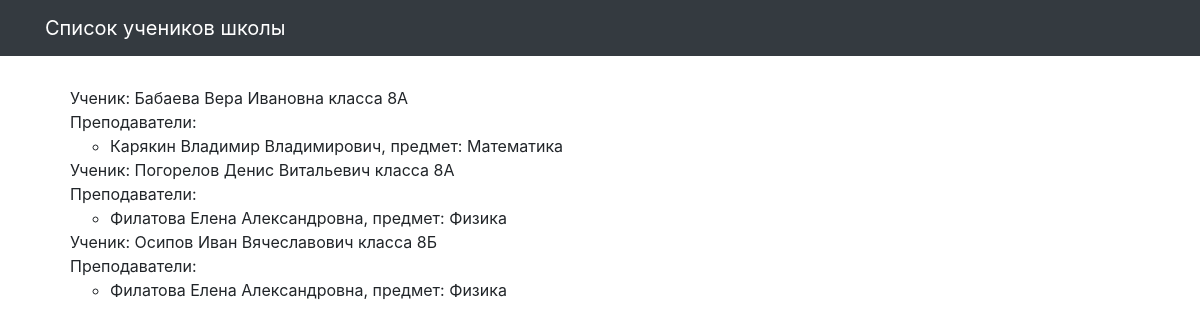
The page / on the database its author committed.
### school/models.py (models this page shows, shortened)
class Student(models.Model):
    name = models.CharField(max_length=30, verbose_name='Имя')
    group = models.CharField(max_length=10, verbose_name='Класс')
    teachers = models.ManyToManyField(Teacher, related_name='students')
    class Meta:
        verbose_name = 'Ученик'
        verbose_name_plural = 'Ученики'

class Teacher(models.Model):
    name = models.CharField(max_length=30, verbose_name='Имя')
    subject = models.CharField(max_length=10, verbose_name='Предмет')
    class Meta:
        verbose_name = 'Учитель'
        verbose_name_plural = 'Учителя'

### school/views.py (the view)
# urls.py: path('', students_list.as_view()),
class students_list(ListView):
    template = 'school/students_list.html'
    model = Student
    ordering = 'group'
    queryset = Student.objects.all().prefetch_related('teachers')

### templates/school/student_list.html (shortened to what this page needs)
{% extends "school/base.html" %}
{% load static %}
{% block content %}
<div class="row">
  <ul>
  {% for student in object_list %}
    Ученик: {{ student.name }} класса {{ student.group }} <br>
    Преподаватели:
      <ul>
        {% for teacher in student.teachers.all %}
        <li>{{ teacher.name }}, предмет: {{ teacher.subject }}</li>
        {% endfor %}
      </ul>
  {% endfor %}
</div>
{% endblock %}

### templates/school/base.html (shortened to what this page needs)
<!DOCTYPE html>
{% load static %}
<html>
  <head>
    <link href="{% static  "css/bootstrap.min.css"  %}" rel="stylesheet">
    <link href="{% static  "css/3-col-portfolio.css" %}" rel="stylesheet">
  </head>
  <body>
    <nav class="navbar navbar-expand-lg navbar-dark bg-dark fixed-top">
      <div class="container">
        <a class="navbar-brand" href="#">Список учеников школы</a>
      </div>
    </nav>
    <div class="container">{% block content %}{% endblock %}</div>
  </body>
</html>

### static/css/3-col-portfolio.css (style rules this page uses)
body { padding-top: 84px; padding-bottom: 84px; }
@media (min-width: 992px) { body { padding-top: 86px; padding-bottom: 86px; } }

### rows shown on the page
Student: name "Бабаева Вера Ивановна", group "8А"
Teacher: name "Карякин Владимир Владимирович", subject "Математика"
Student: name "Погорелов Денис Витальевич", group "8А"
Teacher: name "Филатова Елена Александровна", subject "Физика"
Student: name "Осипов Иван Вячеславович", group "8Б"
